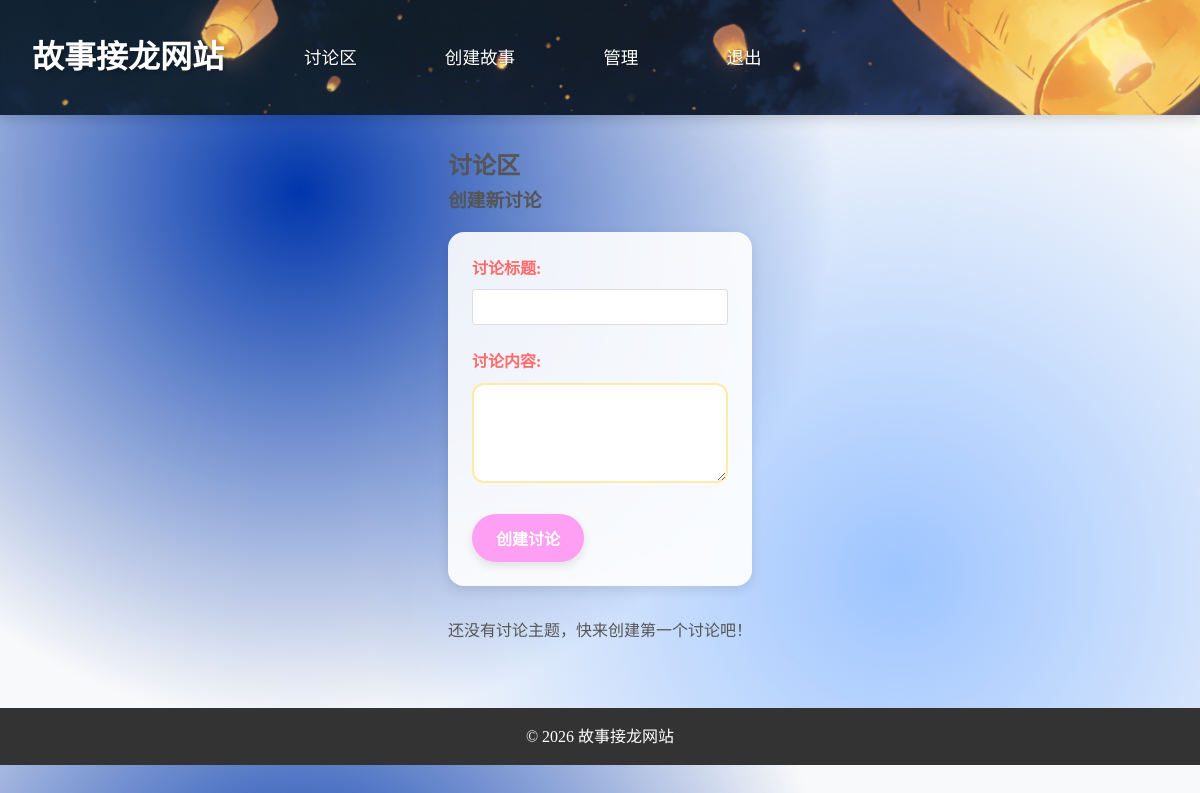
The page /discussions (signed in) on the database as committed earlier.
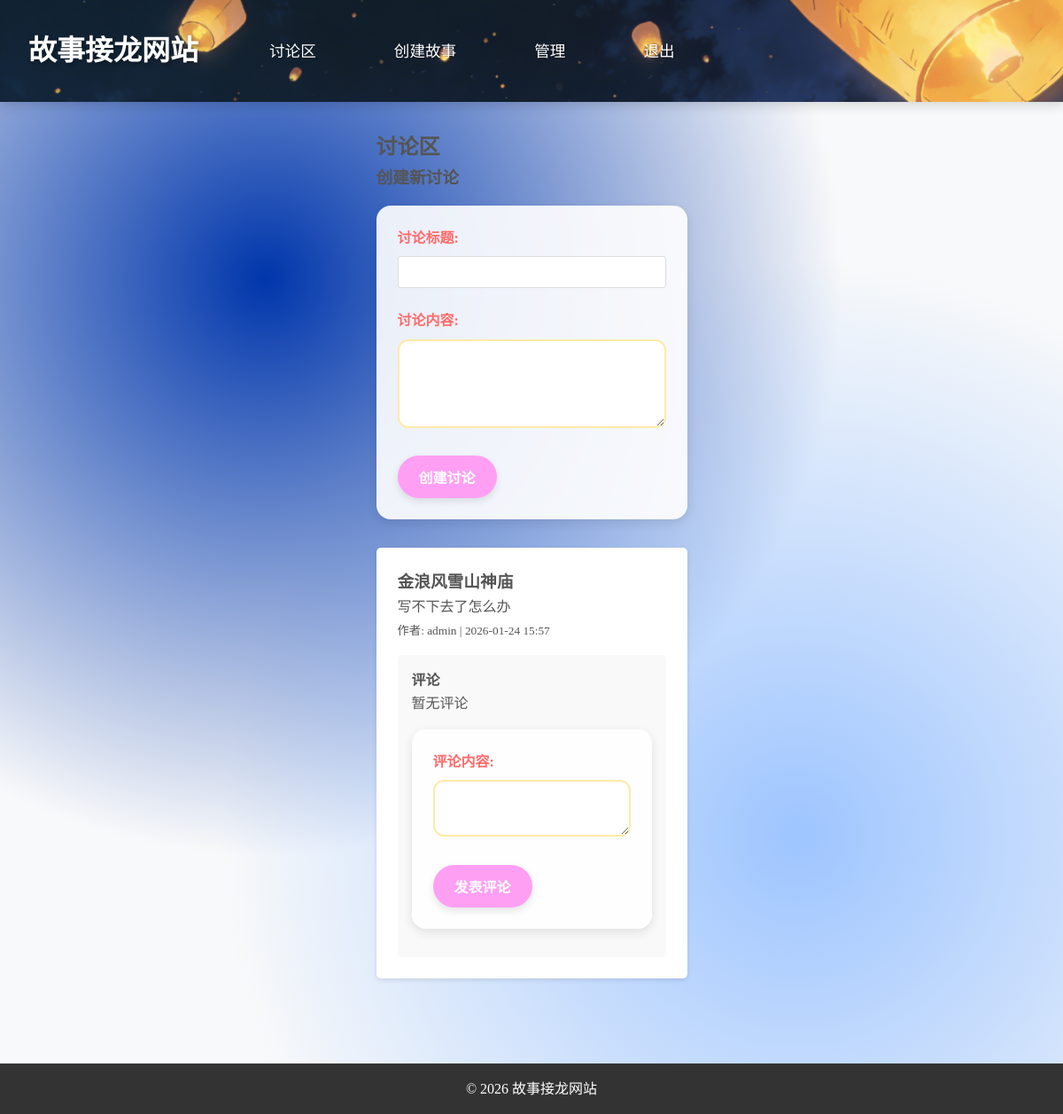
The same page on the database as committed later.
### database.py (models this page shows)
class DiscussionDB(Base):
    __tablename__ = "discussions"
    id = Column(Integer, primary_key=True, index=True)
    title = Column(String(200), nullable=False)
    content = Column(Text, nullable=False)
    author_id = Column(Integer, ForeignKey("users.id"), nullable=False)
    author_name = Column(String(50), nullable=False)
    created_at = Column(DateTime, default=datetime.now)
    author = relationship("UserDB", back_populates="discussions")
    comments = relationship("DiscussionCommentDB", back_populates="discussion")

### routers/discussions.py (the view)
@router.get("/discussions", response_class=HTMLResponse)
async def list_discussions(request: Request, db: Session = Depends(get_db)):
    discussions = get_all_discussions(db)
    discussion_comments = {}
    for discussion in discussions:
        discussion.content_html = markdown.markdown(discussion.content)
        comments = get_comments_by_discussion(db, discussion.id)
        for comment in comments:
            comment.content_html = markdown.markdown(comment.content)
        discussion_comments[discussion.id] = comments
    current_user = await get_current_user(request, db)
    return templates.TemplateResponse(
        "discussions.html",
        {
            "request": request,
            "discussions": discussions,
            "discussion_comments": discussion_comments,
            "current_user": current_user
        }
    )

### templates/discussions.html (shortened to what this page needs)
{% extends "base.html" %}
{% block content %}
    <section class="discussion-page">
        <h2>讨论区</h2>
        <div class="create-discussion">
            <h3>创建新讨论</h3>
            {% if current_user %}
                <form action="/create-discussion" method="post">
                    <div>
                        <label for="title">讨论标题:</label>
                        <input type="text" id="title" name="title" required>
                    </div>
                    <div>
                        <label for="content">讨论内容:</label>
                        <textarea id="content" name="content" rows="4" required></textarea>
                    </div>
                    <button type="submit">创建讨论</button>
                </form>
            {% else %}
                <p class="login-prompt">请先<a href="/login">登录</a>后创建讨论</p>
            {% endif %}
        </div>
        <div class="discussion-list">
            {% if discussions %}
                {% for discussion in discussions %}
                    <div class="discussion-item">
                        <h3>{{ discussion.title }}</h3>
                        {{ discussion.content_html|safe }}
                        <small>作者: {{ discussion.author_name }} | {{ discussion.created_at.strftime('%Y-%m-%d %H:%M') }}</small>
                        <div class="discussion-comments">
                            <h4>评论</h4>
                            {% if discussion_comments.get(discussion.id) %}
                                <ul>
                                    {% for comment in discussion_comments[discussion.id] %}
                                        <li>
                                            <strong>{{ comment.author_name }}:</strong> {{ comment.content_html|safe }}
                                            <small>{{ comment.created_at.strftime('%Y-%m-%d %H:%M') }}</small>
                                        </li>
                                    {% endfor %}
                                </ul>
                            {% else %}
                                <p>暂无评论</p>
                            {% endif %}
                            {% if current_user %}
                                <form action="/discussions/{{ discussion.id }}/comment" method="post">
                                    <div>
                                        <label for="comment-content-{{ discussion.id }}">评论内容:</label>
                                        <textarea id="comment-content-{{ discussion.id }}" name="content" rows="2" required></textarea>
                                    </div>
                                    <button type="submit">发表评论</button>
                                </form>
                            {% else %}
                                <p class="login-prompt">请先<a href="/login">登录</a>后发表评论</p>
                            {% endif %}
                        </div>
                    </div>
                {% endfor %}
            {% else %}
                <p>还没有讨论主题，快来创建第一个讨论吧！</p>
            {% endif %}
        </div>
    </section>
{% endblock %}

Rows that differ between the two databases and show on the page:
added DiscussionDB: title "金浪风雪山神庙", content_html "写不下去了怎么办", author_name "admin", created_at "2026-01-24 15:57", shows "暂无评论"
Other text that changed with them:
text no longer shown: "还没有讨论主题，快来创建第一个讨论吧！"
